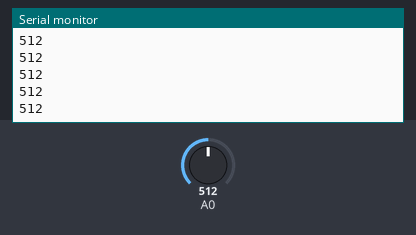
A sketch run on a simulated Arduino Uno, built with avr-gcc and run on an emulated ATmega328P. Parts: the last lines printed to the serial monitor. Inputs (shaded band) come from the test bench; at power-on: A0 = 512.

Above: at 1.2 s.
1.3 s: A0 set to 716
At 1.31 s:
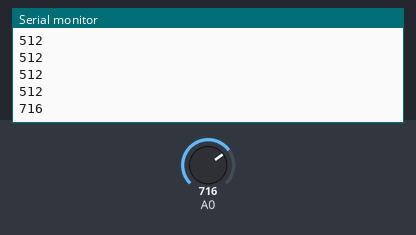
2.8 s: A0 set to 900
At 2.81 s:
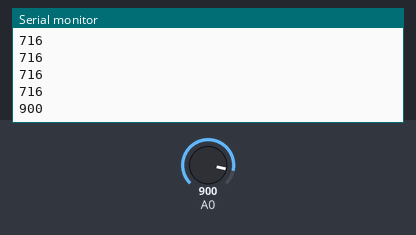
Timing chart, 0 to 5.8 s (numbered marks = the images above; inputs shaded):
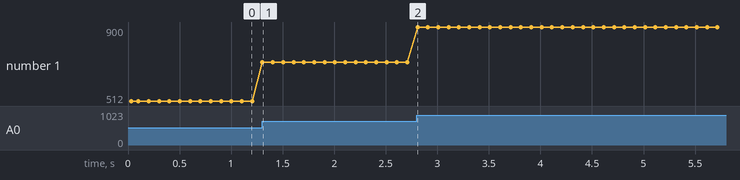

The sketch:

S3E1.ino
```cpp
void setup(void){
 Serial.begin(9600);

}

void loop(void){
  Serial.println("Voltimetro digital");
  Serial.println("S3E1.ino");
  for(;;){
     Serial.println(analogRead(A0));
     delay(100);
  }

}
```

Measured:
- after the input at 1.3 s, the serial monitor: prints a new line at once (image 1)
- after the input at 2.8 s, the serial monitor: prints a new line at once (image 2)
- plotted number 1: 512 → 716 after the input at 1.3 s, 716 → 900 after the input at 2.8 s
